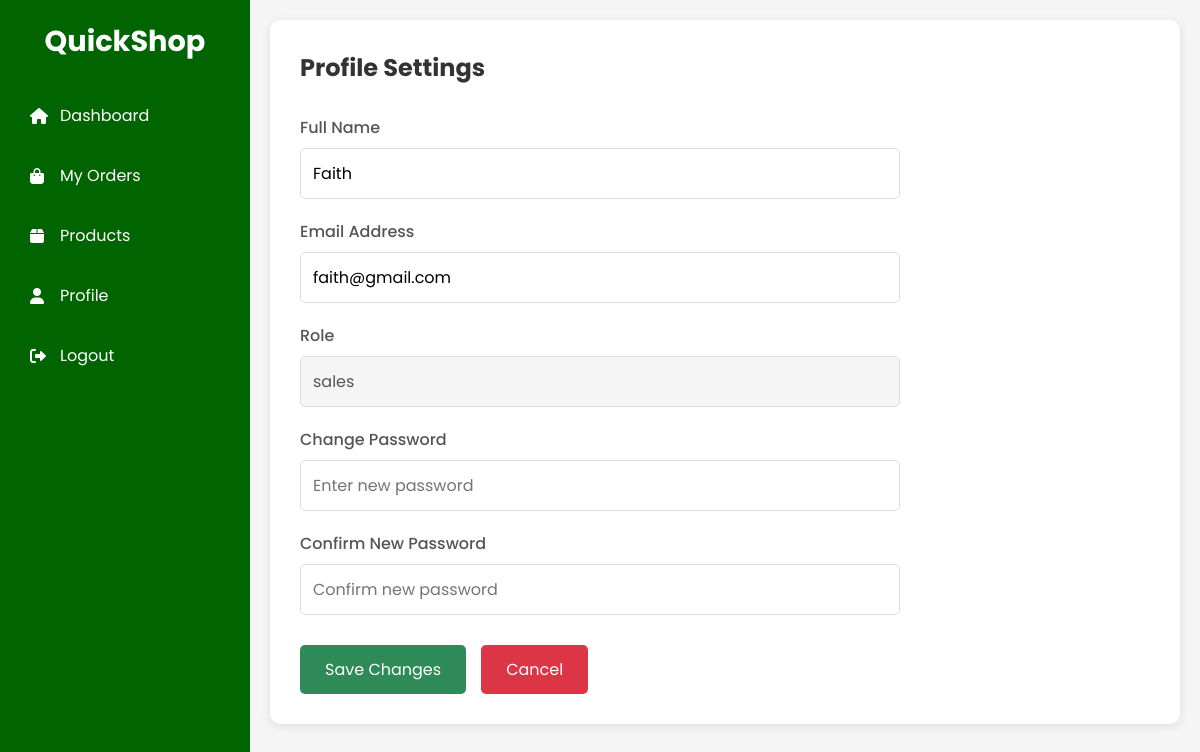
Page /view/profile.php (signed in) on the committed database.
### tables this page shows
CREATE TABLE `users` (
  `userID` int(11) NOT NULL,
  `name` varchar(52) NOT NULL,
  `email` varchar(52) NOT NULL,
  `password` varchar(256) NOT NULL,
  `role` enum('administrator','customer','sales','inventory') NOT NULL
);

### view/profile.php (the view, shortened to what this page needs)
<?php
include '../db/db_connect.php';
$userID = $_SESSION['user_id'] ?? null;
$stmt = $conn->prepare("SELECT name, email, role FROM users WHERE userID = ?");
$stmt->bind_param("i", $userID);
$stmt->execute();
$result = $stmt->get_result();
$userData = $result->fetch_assoc();
?>
<!DOCTYPE html>
<html lang="en">
<head>
    <link href="https://cdnjs.cloudflare.com/ajax/libs/font-awesome/6.0.0/css/all.min.css" rel="stylesheet">
    <link rel="stylesheet" href="../assets/css/profile.css">
</head>
<body>
<div class="sidebar">
    <div class="logo">QuickShop</div>
    <ul class="nav-links">
        <li><a href="admin/dashboard.php"><i class="fas fa-home"></i>Dashboard</a></li>
        <li><a href="orders.php"><i class="fas fa-shopping-bag"></i>My Orders</a></li>
        <li><a href="products.php"><i class="fas fa-box"></i>Products</a></li>
        <li><a href="profile.php" class="active"><i class="fas fa-user"></i>Profile</a></li>
        <li><a href="../actions/logout.php" onclick="event.preventDefault(); logoutUser();">
                <i class="fas fa-sign-out-alt"></i>Logout
            </a></li>    </ul>
</div>
<div class="main-content">
    <div class="profile-section">
        <h2 class="section-title">Profile Settings</h2>
        <form class="profile-form" id="profileForm" method="POST">
            <div class="form-group">
                <label for="name">Full Name</label>
                <input type="text" id="name" name="name" value="<?php echo htmlspecialchars($userData['name'] ?? ''); ?>" required>
            </div>
            <div class="form-group">
                <label for="email">Email Address</label>
                <input type="email" id="email" name="email" value="<?php echo htmlspecialchars($userData['email'] ?? ''); ?>" required>
            </div>
            <div class="form-group">
                <label for="role">Role</label>
                <input type="text" id="role" value="<?php echo htmlspecialchars($userData['role'] ?? ''); ?>" disabled>
            </div>
            <div class="form-group">
                <label for="password">Change Password</label>
                <input type="password" id="password" name="password" placeholder="Enter new password">
            </div>
            <div class="form-group">
                <label for="confirmPassword">Confirm New Password</label>
                <input type="password" id="confirmPassword" name="confirmPassword" placeholder="Confirm new password">
            </div>
            <div class="action-buttons">
                <button type="submit" class="save-button">Save Changes</button>
                <button type="button" class="cancel-button" onclick="window.location.href='dashboard.php'">Cancel</button>
            </div>
        </form>
    </div>
</div>
</body>
</html>

### assets/css/profile.css (style rules this page uses)
:root { --primary-green: #2E8B57; --light-green: #98FB98; --silver: #C0C0C0; --white: #FFFFFF; --dark-green: #006400; }
* { margin: 0; padding: 0; box-sizing: border-box; font-family: 'Poppins', sans-serif; }
body { min-height: 100vh; background: #f5f5f5; display: flex; }
.sidebar { width: 250px; background: var(--dark-green); padding: 20px; color: white; }
.logo { font-size: 1.8rem; font-weight: 700; color: var(--white); text-align: center; margin-bottom: 30px; }
.nav-links { list-style: none; }
.nav-links li { margin-bottom: 15px; }
.nav-links a { color: white; text-decoration: none; display: flex; align-items: center; padding: 10px; border-radius: 5px; transition: all 0.3s; }
.nav-links i { margin-right: 10px; width: 20px; }
.main-content { flex: 1; padding: 20px; }
.profile-section { background: white; padding: 30px; border-radius: 10px; box-shadow: 0 2px 10px rgba(0,0,0,0.1); }
.section-title { font-size: 1.5rem; color: #333; margin-bottom: 30px; }
.profile-form { max-width: 600px; }
.form-group { margin-bottom: 20px; }
.form-group label { display: block; margin-bottom: 8px; color: #555; font-weight: 500; }
.form-group input, .form-group select { width: 100%; padding: 12px; border: 1px solid #ddd; border-radius: 5px; font-size: 1rem; }
.form-group input:disabled { background-color: #f5f5f5; cursor: not-allowed; }
.action-buttons { display: flex; gap: 15px; margin-top: 30px; }
.save-button { background: var(--primary-green); color: white; padding: 12px 25px; border-radius: 5px; border: none; cursor: pointer; font-size: 1rem; transition: background-color 0.3s; }
.cancel-button { background: #dc3545; color: white; padding: 12px 25px; border-radius: 5px; border: none; cursor: pointer; font-size: 1rem; transition: background-color 0.3s; }

### rows in the picture
users: name "Faith", email "faith@gmail.com", role "sales"
